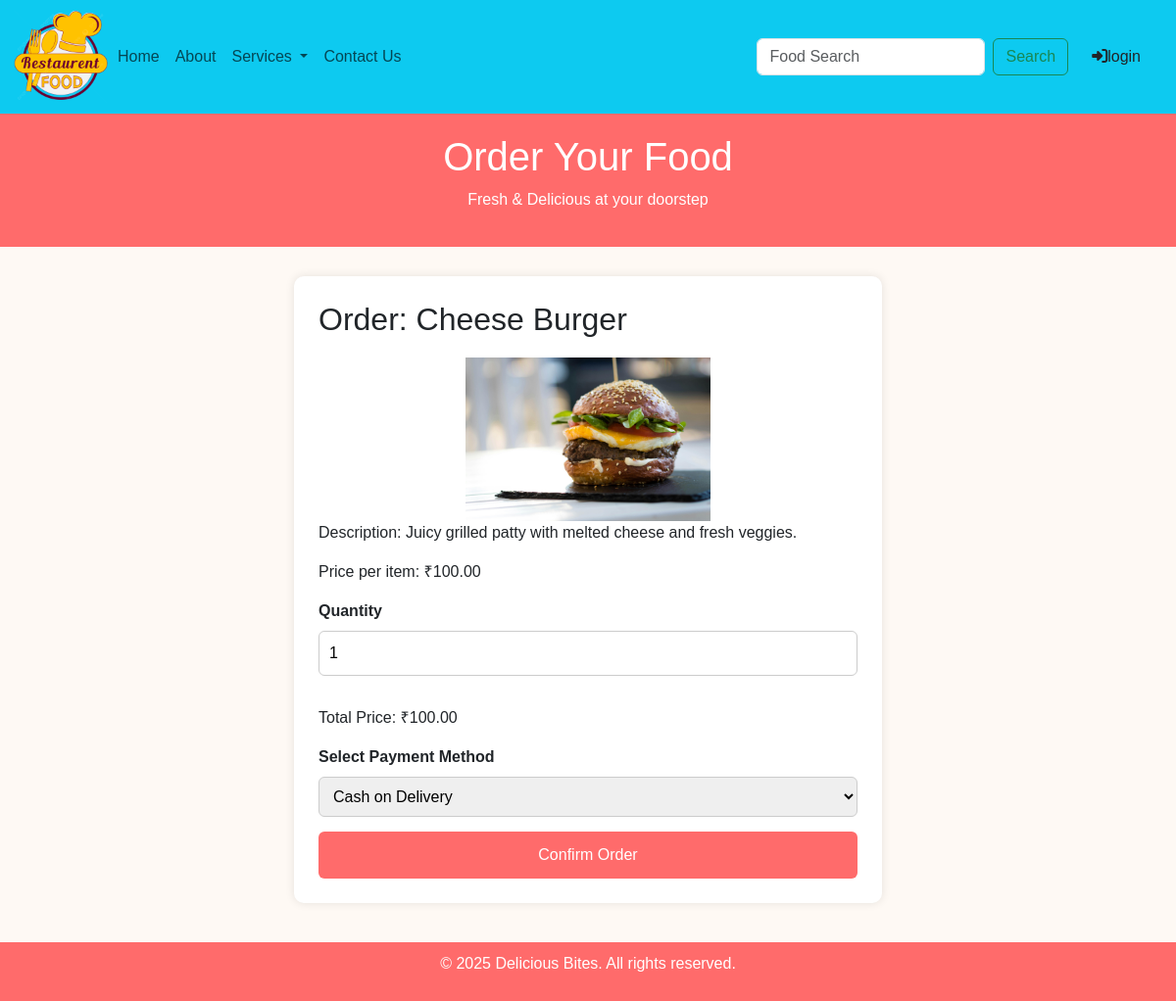
The page /order/2/ on the database as committed earlier.
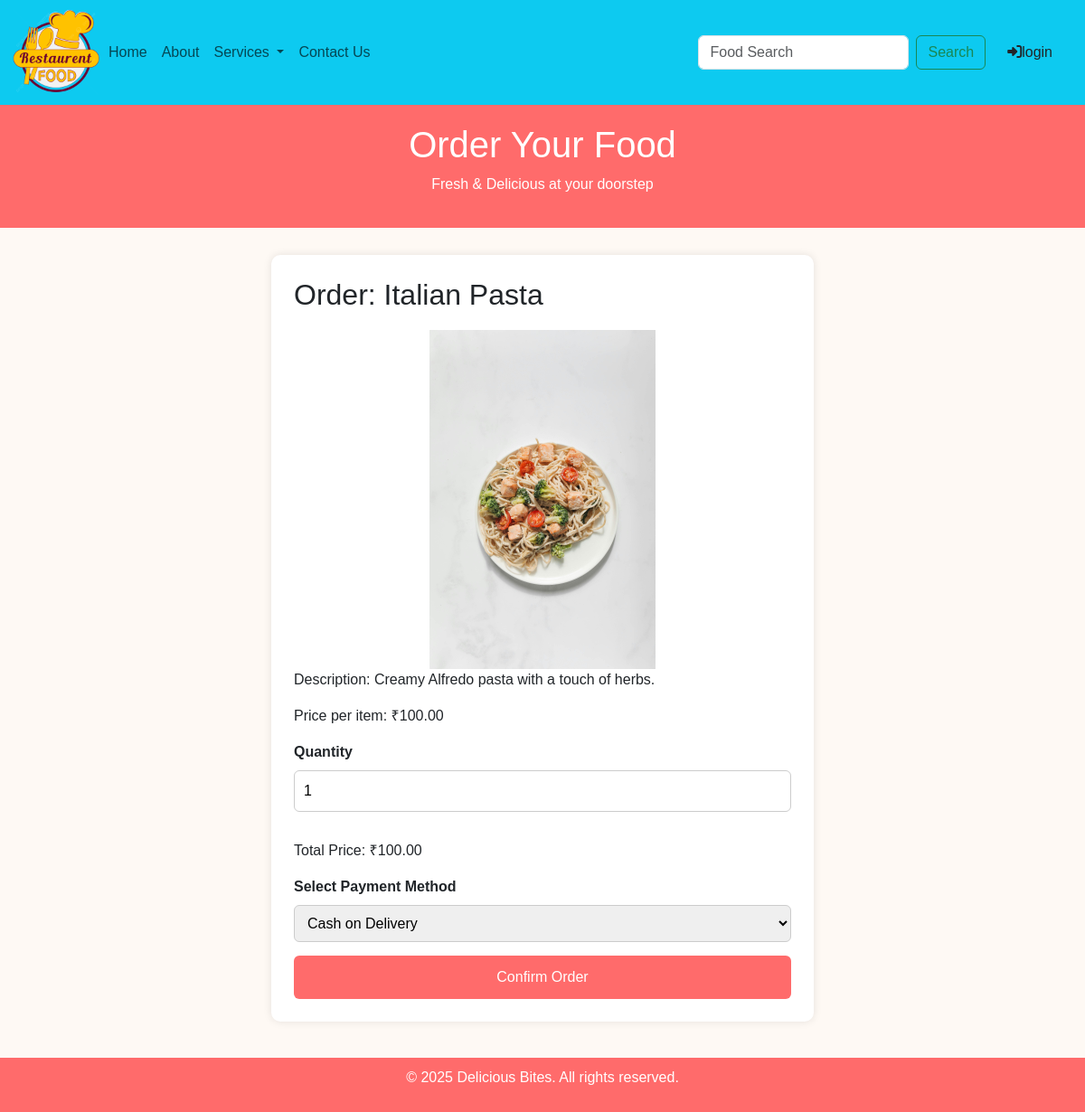
The same page on the database as committed later.
### api/models.py (models this page shows, shortened)
class FoodItem(models.Model):
    food_image = models.ImageField(upload_to='foods/')
    food_name = models.CharField(max_length=50)
    food_des = models.CharField(max_length=100)
    price = models.DecimalField(max_digits=10, decimal_places=2,default=100)

### Home/views.py (the view)
# urls.py: path('order/<int:food_id>/', views.orders, name='orders'),
def orders(request, food_id):
    food = get_object_or_404(FoodItem, id=food_id)
    return render(request, 'order.html', {'food': food})

### template/order.html (shortened to what this page needs)
{% extends 'base.html' %}
{% load static %}
{% block css %}
<link rel="stylesheet" href="{% static 'css/order.css' %}">
{% endblock css %}
{% block body %}
<header>
    <h1>Order Your Food</h1>
    <p>Fresh & Delicious at your doorstep</p>
</header>
<div class="order-form">
    <h2>Order: {{ food.food_name }}</h2>
    <div class="text-center">
        <img src="{{ food.food_image.url }}" alt="{{ food.food_name }}" class="img-fluid" width="250" height="150">
    </div>
    <p>Description: {{ food.food_des }}</p>
    <p>Price per item: ₹<span id="unit_price_display">{{ food.price }}</span></p>
    <form method="post"  action="{% url 'orderSuccessful' food.id %}">
        <p type="hidden" name="food_id" value="{{ food.id }}">
        <label for="quantity">Quantity</label>
        <input type="number" id="quantity" name="quantity" value="1" min="1" required oninput="updateTotal()">
        <p>Total Price: ₹<span id="total_price">{{ food.price }}</span></p>
        <label for="payment_method">Select Payment Method</label>
        <select name="payment_method" id="payment_method" required>
            <option value="cod">Cash on Delivery</option>
        </select>
        <button type="submit">Confirm Order</button>
    </form>
</div>
{% endblock body %}

Rows that differ between the two databases and show on the page:
changed FoodItem: food_name "Cheese Burger" → "Italian Pasta"; food_image: a different picture; food_des "Juicy grilled patty with melted cheese and fresh veggies." → "Creamy Alfredo pasta with a touch of herbs."
